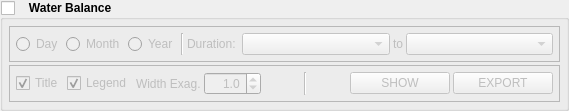
            <widget class="QGroupBox" name="groupBox_std">
             <property name="font">
              <font>
               <weight>75</weight>
               <bold>true</bold>
              </font>
             </property>
             <property name="title">
              <string>   Water Balance</string>
             </property>
             <property name="checkable">
              <bool>true</bool>
             </property>
             <property name="checked">
              <bool>false</bool>
             </property>
             <layout class="QVBoxLayout" name="verticalLayout_22">
              <property name="spacing">
               <number>3</number>
              </property>
              <property name="leftMargin">
               <number>6</number>
              </property>
              <property name="topMargin">
               <number>6</number>
              </property>
              <property name="rightMargin">
               <number>6</number>
              </property>
              <property name="bottomMargin">
               <number>6</number>
              </property>
              <item>
               <widget class="QFrame" name="frame_15">
                <property name="frameShape">
                 <enum>QFrame::StyledPanel</enum>
                </property>
                <property name="frameShadow">
                 <enum>QFrame::Raised</enum>
                </property>
                <layout class="QHBoxLayout" name="horizontalLayout_17">
                 <property name="spacing">
                  <number>3</number>
                 </property>
                 <property name="leftMargin">
                  <number>6</number>
                 </property>
                 <property name="topMargin">
                  <number>6</number>
                 </property>
                 <property name="rightMargin">
                  <number>6</number>
                 </property>
                 <property name="bottomMargin">
                  <number>6</number>
                 </property>
                 <item>
                  <widget class="QRadioButton" name="radioButton_std_day">
                   <property name="sizePolicy">
                    <sizepolicy hsizetype="Fixed" vsizetype="Fixed">
                     <horstretch>0</horstretch>
                     <verstretch>0</verstretch>
                    </sizepolicy>
                   </property>
                   <property name="font">
                    <font>
                     <weight>50</weight>
                     <bold>false</bold>
                    </font>
                   </property>
                   <property name="text">
                    <string>Day</string>
                   </property>
                  </widget>
                 </item>
                 <item>
                  <widget class="QRadioButton" name="radioButton_std_month">
                   <property name="sizePolicy">
                    <sizepolicy hsizetype="Fixed" vsizetype="Fixed">
                     <horstretch>0</horstretch>
                     <verstretch>0</verstretch>
                    </sizepolicy>
                   </property>
                   <property name="font">
                    <font>
                     <weight>50</weight>
                     <bold>false</bold>
                    </font>
                   </property>
                   <property name="text">
                    <string>Month</string>
                   </property>
                  </widget>
                 </item>
                 <item>
                  <widget class="QRadioButton" name="radioButton_std_year">
                   <property name="sizePolicy">
                    <sizepolicy hsizetype="Fixed" vsizetype="Fixed">
                     <horstretch>0</horstretch>
                     <verstretch>0</verstretch>
                    </sizepolicy>
                   </property>
                   <property name="font">
                    <font>
                     <weight>50</weight>
                     <bold>false</bold>
                    </font>
                   </property>
                   <property name="text">
                    <string>Year</string>
                   </property>
                  </widget>
                 </item>
                 <item>
                  <widget class="Line" name="line_13">
                   <property name="orientation">
                    <enum>Qt::Vertical</enum>
                   </property>
                  </widget>
                 </item>
                 <item>
                  <widget class="QLabel" name="label_63">
                   <property name="sizePolicy">
                    <sizepolicy hsizetype="Fixed" vsizetype="Preferred">
                     <horstretch>0</horstretch>
                     <verstretch>0</verstretch>
                    </sizepolicy>
                   </property>
                   <property name="font">
                    <font>
                     <weight>50</weight>
                     <bold>false</bold>
                    </font>
                   </property>
                   <property name="text">
                    <string>Duration: </string>
                   </property>
                  </widget>
                 </item>
                 <item>
                  <widget class="QComboBox" name="comboBox_std_sdate"/>
                 </item>
                 <item>
                  <widget class="QLabel" name="label_64">
                   <property name="sizePolicy">
                    <sizepolicy hsizetype="Fixed" vsizetype="Preferred">
                     <horstretch>0</horstretch>
                     <verstretch>0</verstretch>
                    </sizepolicy>
                   </property>
                   <property name="font">
                    <font>
                     <weight>50</weight>
                     <bold>false</bold>
                    </font>
                   </property>
                   <property name="text">
                    <string>to</string>
                   </property>
                  </widget>
                 </item>
                 <item>
                  <widget class="QComboBox" name="comboBox_std_edate">
                   <property name="font">
                    <font>
                     <weight>50</weight>
                     <bold>false</bold>
                    </font>
                   </property>
                  </widget>
                 </item>
                </layout>
               </widget>
              </item>
              <item>
               <widget class="QFrame" name="frame_16">
                <property name="frameShape">
                 <enum>QFrame::StyledPanel</enum>
                </property>
                <property name="frameShadow">
                 <enum>QFrame::Raised</enum>
                </property>
                <layout class="QHBoxLayout" name="horizontalLayout_46">
                 <property name="spacing">
                  <number>3</number>
                 </property>
                 <property name="leftMargin">
                  <number>6</number>
                 </property>
                 <property name="topMargin">
                  <number>6</number>
                 </property>
                 <property name="rightMargin">
                  <number>6</number>
                 </property>
                 <property name="bottomMargin">
                  <number>6</number>
                 </property>
                 <item>
                  <widget class="QCheckBox" name="checkBox_std_title">
                   <property name="font">
                    <font>
                     <weight>50</weight>
                     <bold>false</bold>
                    </font>
                   </property>
                   <property name="text">
                    <string>Title</string>
                   </property>
                   <property name="checked">
                    <bool>true</bool>
                   </property>
                  </widget>
                 </item>
                 <item>
                  <widget class="QCheckBox" name="checkBox_std_legend">
                   <property name="font">
                    <font>
                     <weight>50</weight>
                     <bold>false</bold>
                    </font>
                   </property>
                   <property name="text">
                    <string>Legend</string>
                   </property>
                   <property name="checked">
                    <bool>true</bool>
                   </property>
                  </widget>
                 </item>
                 <item>
                  <widget class="QLabel" name="label_65">
                   <property name="font">
                    <font>
                     <weight>50</weight>
                     <bold>false</bold>
                    </font>
                   </property>
                   <property name="text">
                    <string>Width Exag.</string>
                   </property>
                  </widget>
                 </item>
                 <item>
                  <widget class="QDoubleSpinBox" name="doubleSpinBox_std_w_exag">
                   <property name="font">
                    <font>
                     <weight>50</weight>
                     <bold>false</bold>
                    </font>
                   </property>
                   <property name="alignment">
                    <set>Qt::AlignRight|Qt::AlignTrailing|Qt::AlignVCenter</set>
                   </property>
                   <property name="decimals">
                    <number>1</number>
                   </property>
                   <property name="singleStep">
                    <double>0.100000000000000</double>
                   </property>
                   <property name="value">
                    <double>1.000000000000000</double>
                   </property>
                  </widget>
                 </item>
                 <item>
                  <spacer name="horizontalSpacer_21">
                   <property name="orientation">
                    <enum>Qt::Horizontal</enum>
                   </property>
                   <property name="sizeHint" stdset="0">
                    <size>
                     <width>40</width>
                     <height>20</height>
                    </size>
                   </property>
                  </spacer>
                 </item>
                 <item>
                  <widget class="Line" name="line_14">
                   <property name="orientation">
                    <enum>Qt::Vertical</enum>
                   </property>
                  </widget>
                 </item>
                 <item>
                  <spacer name="horizontalSpacer_20">
                   <property name="orientation">
                    <enum>Qt::Horizontal</enum>
                   </property>
                   <property name="sizeHint" stdset="0">
                    <size>
                     <width>40</width>
                     <height>20</height>
                    </size>
                   </property>
                  </spacer>
                 </item>
                 <item>
                  <widget class="QPushButton" name="pushButton_std_plot">
                   <property name="minimumSize">
                    <size>
                     <width>100</width>
                     <height>0</height>
                    </size>
                   </property>
                   <property name="font">
                    <font>
                     <weight>50</weight>
                     <bold>false</bold>
                    </font>
                   </property>
                   <property name="text">
                    <string>SHOW</string>
                   </property>
                  </widget>
                 </item>
                 <item>
                  <widget class="QPushButton" name="pushButton_std_export_wb">
                   <property name="minimumSize">
                    <size>
                     <width>100</width>
                     <height>0</height>
                    </size>
                   </property>
                   <property name="font">
                    <font>
                     <weight>50</weight>
                     <bold>false</bold>
                    </font>
                   </property>
                   <property name="text">
                    <string>EXPORT</string>
                   </property>
                  </widget>
                 </item>
                </layout>
               </widget>
              </item>
             </layout>
            </widget>
